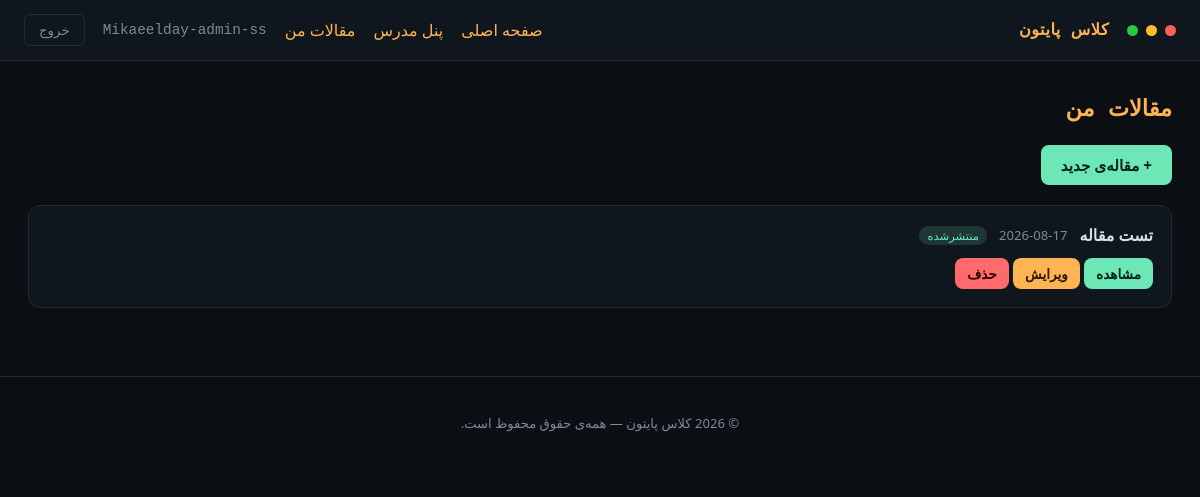
The app's page /articles/mine/ (signed in), older data.
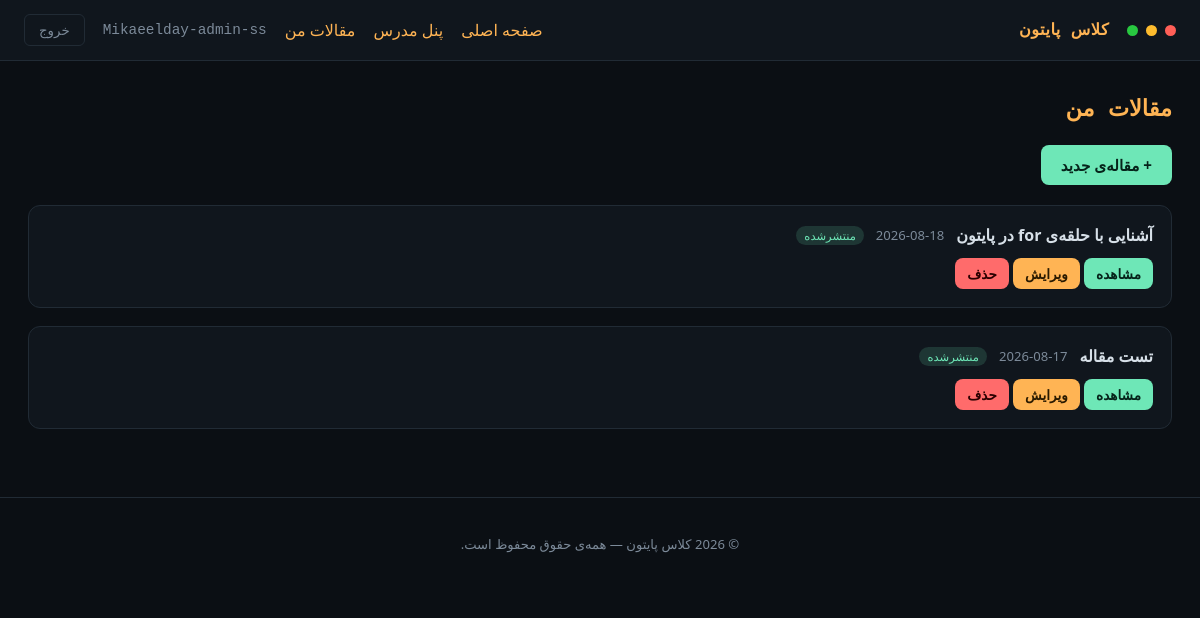
The same page, newer data.
### core/models.py (models this page shows, shortened)
class Article(models.Model):
    title = models.CharField("عنوان", max_length=200)
    slug = models.SlugField("نامک", max_length=220, unique=True, blank=True)
    summary = models.CharField("خلاصه", max_length=300, blank=True)
    content = models.TextField("متن مقاله")
    author = models.ForeignKey(
        settings.AUTH_USER_MODEL,
        on_delete=models.SET_NULL,
        null=True,
        related_name="articles",
        verbose_name="نویسنده",
    )
    published = models.BooleanField("منتشرشده", default=True)
    created_at = models.DateTimeField("تاریخ انتشار", auto_now_add=True)
    updated_at = models.DateTimeField("آخرین ویرایش", auto_now=True)
    class Meta:
        ordering = ["-created_at"]
        verbose_name = "مقاله"
        verbose_name_plural = "مقالات"

### core/views.py (the view)
# urls.py: path("articles/mine/", views.my_articles, name="my_articles"),
@user_passes_test(is_instructor)
def my_articles(request):
    articles_qs = Article.objects.filter(author=request.user)
    paginator = Paginator(articles_qs, 10)
    page_number = request.GET.get("page")
    articles = paginator.get_page(page_number)
    return render(request, "core/my_articles.html", {"articles": articles})

### core/views.py (called while the page is built)
def is_instructor(user):
    return user.is_staff

### core/templates/core/my_articles.html (shortened to what this page needs)
{% extends "core/base.html" %}
{% block content %}
<h1 class="page-heading">مقالات من</h1>
<a href="{% url 'article_create' %}" class="btn btn--primary" style="margin-bottom:20px;display:inline-block;">+ مقاله‌ی جدید</a>
{% if articles %}
<div class="submission-detail-list">
    {% for article in articles %}
    <div class="submission-detail">
        <div class="submission-detail__head">
            <span class="submission-detail__title">{{ article.title }}</span>
            <span class="submission-detail__date">{{ article.created_at|date:"Y-m-d" }}</span>
            {% if article.published %}
                <span class="badge badge--ok">منتشرشده</span>
            {% else %}
                <span class="badge">پیش‌نویس</span>
            {% endif %}
        </div>
        <a href="{% url 'article_detail' article.slug %}" class="btn btn--small btn--primary">مشاهده</a>
        <a href="{% url 'article_edit' article.slug %}" class="btn btn--small btn--accent">ویرایش</a>
        <form method="post" action="{% url 'article_delete' article.slug %}"
              style="display:inline"
              onsubmit="return confirm('مطمئنی می‌خوای این مقاله حذف بشه؟');">
            <button type="submit" class="btn btn--small" style="background:var(--red);color:#2a0000;">حذف</button>
        </form>
    </div>
    {% endfor %}
</div>
{% else %}
<p class="sidebar__empty">هنوز مقاله‌ای ننوشته‌ای.</p>
{% endif %}
{% endblock %}

Row changes from the older to the newer data that the page shows:
added Article: title "آشنایی با حلقه‌ی for در پایتون", created_at "2026-08-18", published "منتشرشده"
